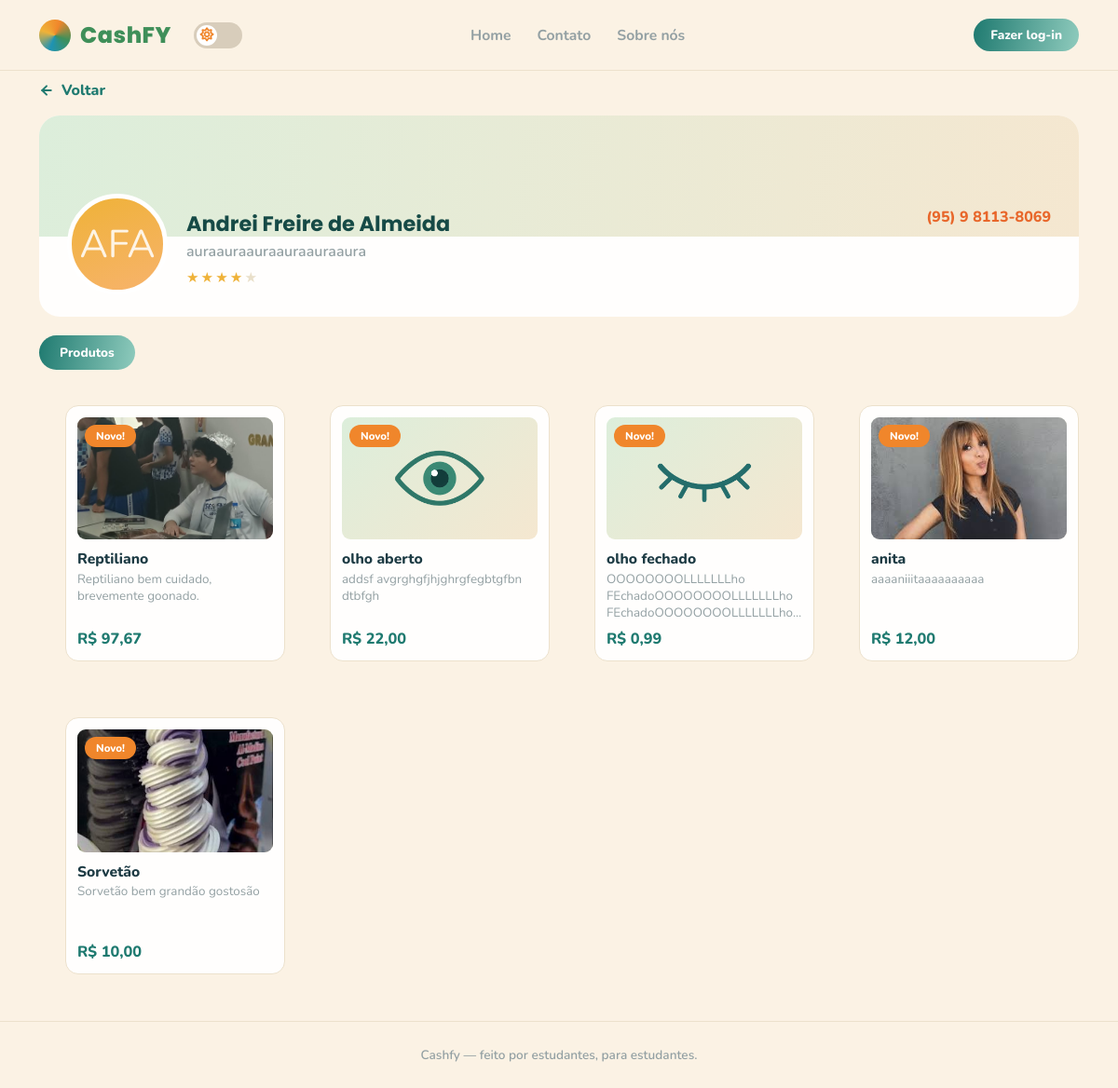
The page /MVC/view/seller.php?id=53 on the database its author committed.
### tables this page shows
CREATE TABLE `users` (
  `id` int(11) NOT NULL,
  `name` varchar(255) NOT NULL,
  `institute_id` int(11) NOT NULL,
  `phone_number` varchar(16) DEFAULT NULL,
  `description` varchar(255) DEFAULT NULL,
  `email` varchar(255) NOT NULL,
  `password` varchar(255) NOT NULL,
  `profile_photo` varchar(255) DEFAULT NULL,
  `role_id` int(11) NOT NULL,
  `remember_token` varchar(100) DEFAULT NULL
);

CREATE TABLE `products` (
  `id` int(11) NOT NULL,
  `user_id` int(11) NOT NULL,
  `name` varchar(255) NOT NULL,
  `category_id` int(11) NOT NULL,
  `description` varchar(255) NOT NULL,
  `price` float NOT NULL,
  `product_photo` varchar(255) NOT NULL
);

### MVC/model/user.php (called while the page is built, shortened)
<?php require_once(__DIR__ . "/../config/cashfy.php");
function get_user_by_id($id){
    $conn = conn();
    $stmt = $conn -> prepare("SELECT * FROM users WHERE id = ?");
    $stmt -> bind_param("i", $id);
    $stmt -> execute();
    $result = $stmt -> get_result();
    $user = $result -> fetch_assoc();
    return $user;
}
?>

### MVC/model/products.php (called while the page is built, shortened)
<?php require_once(__DIR__ . "/../config/cashfy.php");
function get_products(){
    $conn = conn();
    $sql = "SELECT * FROM products";
    $products = mysqli_query($conn, $sql);
    $result = mysqli_fetch_all($products, MYSQLI_ASSOC);
    return $result;
}
?>

### MVC/view/seller.php (the view, shortened to what this page needs)
<?php
require_once('../model/user.php');
require_once('../model/products.php');
$seller = get_user_by_id($_GET['id']);
$products = get_products();
function pegarIniciais(string $frase, array $ignorar = ['de', 'e', 'do', 'da', 'dos', 'das', 'o', 'a', 'com', 'em'])
{
  $palavras = preg_split('/\s+/', trim($frase));
  $palavrasValidas = [];
  foreach ($palavras as $palavra) {
    $palavraMinuscula = mb_strtolower($palavra, 'UTF-8');
    if (empty($palavraMinuscula) || in_array($palavraMinuscula, $ignorar)) {
      continue;
    }
    $palavrasValidas[] = $palavra;
  }
  $quantidade = count($palavrasValidas);
  $primeira = mb_substr($palavrasValidas[0], 0, 1, 'UTF-8');
  $segunda = mb_substr($palavrasValidas[1], 0, 1, 'UTF-8');
  $ultima = mb_substr($palavrasValidas[$quantidade - 1], 0, 1, 'UTF-8');
  return mb_strtoupper($primeira . $segunda . $ultima, 'UTF-8');
}
?>
<!DOCTYPE html>
<html lang="pt-BR">
<head>
  <link rel="stylesheet" href="../../assets/fontawesome-free-7.3.1-web/css/all.min.css">
  <link rel="stylesheet" href="../../assets/css/style.css">
</head>
<body>
  <div class="page">
    <header class="site-header">
      <div class="container">
        <a href="../../index.php" class="brand">
          <span class="brand-mark"></span>
          CashFY
        </a>
        <div class="theme-switch-div desktop-theme">
          <label class="theme-switch">
            <span class="slider"></span>
          </label>
        </div>
        <ul class="nav-links">
          <li class="home">
            <a href="../../index.php">Home</a>
          </li>
          <li>
            <a href="contact.php">Contato</a>
          </li>
          <li>
            <a href="sobre.php">Sobre nós</a>
          </li>
        </ul>
        <?php if (!isset($_SESSION['id'])): ?>
          <div class="header-actions">
            <a href="login.php" class="btn btn-gradient btn-sm">
              Fazer log-in
            </a>
          </div>
        <?php endif; ?>
      </div>
    </header>
    <main class="container" style="flex:1;">
      <a
        class="back-link"
        href="../../index.php">
        <svg
          width="16"
          height="16"
          viewBox="0 0 24 24"
          fill="none"
          stroke="currentColor"
          stroke-width="3"
          stroke-linecap="round">
          <line x1="19" y1="12" x2="5" y2="12" />
          <polyline points="12 19 5 12 12 5" />
        </svg>
        Voltar
      </a>
      <div class="profile-card">
        <div class="profile-banner"></div>
        <div class="profile-body">
          <div class="avatar" id="pf-avatar">
            <?php if (!empty($seller['profile_photo'])): ?>
              <div class="avatar" id="pf-avatar">
                <img
                  src="../../<?= $seller['profile_photo']; ?>"
                  alt="Perfil">
              </div>
            <?php else: ?>
              <div class="avatar" id="pf-avatar">
                <?= pegarIniciais($seller['name']); ?>
              </div>
            <?php endif; ?>
          </div>
          <div class="profile-meta">
            <h1 id="pf-name">
              <?= htmlspecialchars($seller['name']); ?>
            </h1>
            <p id="pf-desc">
              <?= htmlspecialchars($seller['description']); ?>
            </p>
            <span class="stars" id="pf-stars">
              ★★★★<span class="off">★</span>
            </span>
          </div>
          <a
            href="https://wa.me/<?= preg_replace('/\D/', '', $seller['phone_number']); ?>"
            class="profile-contact"
            id="pf-contact-btn">
            <?= htmlspecialchars($seller['phone_number']); ?>
          </a>
        </div>
      </div>
      <div class="pill-tag">
        Produtos
      </div>
      <div
        class="product-grid"
        id="pf-products">
        <?php foreach ($products as $product): ?>
          <?php if ($product['user_id'] == $seller['id']): ?>
            <?php
            $params = $_GET;
            $params['product'] = $product['id'];
            $url = '?' . http_build_query($params);
            ?>
            <a href="<?= htmlspecialchars($url); ?>">
              <div class="product-card">
                <span class="badge-new">
                  Novo!
                </span>
                <div class="product-img">
                  <img
                    src="../../<?= $product['product_photo']; ?>"
                    alt="Preview">
                </div>
                <p class="product-name">
                  <?= htmlspecialchars($product['name']); ?>
                </p>
                <p class="product-desc">
                  <?= htmlspecialchars($product['description']); ?>
                </p>
                <p class="product-price">
                  R$
                  <?= number_format($product['price'], 2, ',', '.'); ?>
                </p>
              </div>
            </a>
          <?php endif; ?>
        <?php endforeach; ?>
      </div>
    </main>
    <footer class="site-footer">
      Cashfy — feito por estudantes, para estudantes.
    </footer>
  </div>
</body>
</html>

### rows shown on the page
users: name "AFA", name "Andrei Freire de Almeida", description "auraauraauraauraauraaura", phone_number "(95) 9 8113-8069"
products: product_photo (picture), name "Reptiliano", description "Reptiliano bem cuidado, brevemente goonado.", price "97,67"
products: product_photo (picture), name "olho aberto", description "addsf avgrghgfjhjghrgfegbtgfbn dtbfgh", price "22,00"
products: product_photo (picture), name "olho fechado", description "OOOOOOOOLLLLLLLho FEchadoOOOOOOOOLLLLLLLho…", price "0,99"
products: product_photo (picture), name "anita", description "aaaaniiitaaaaaaaaaa", price "12,00"
products: product_photo (picture), name "Sorvetão", description "Sorvetão bem grandão gostosão", price "10,00"
